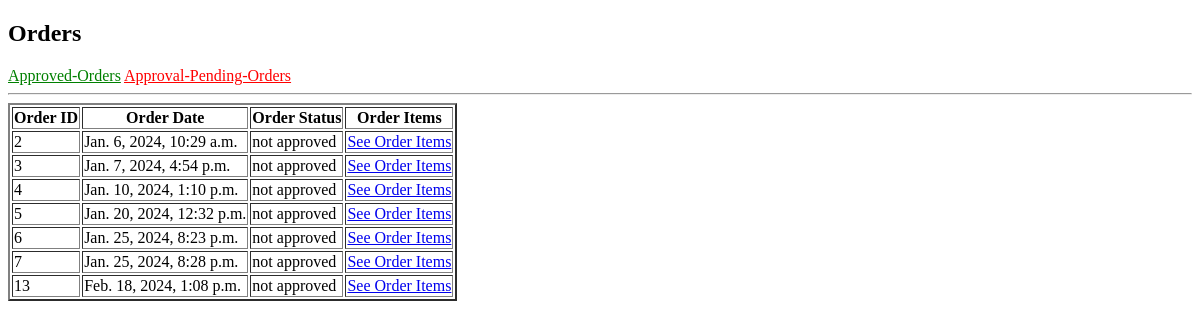
Before: /pending-orders/ with the older database file.
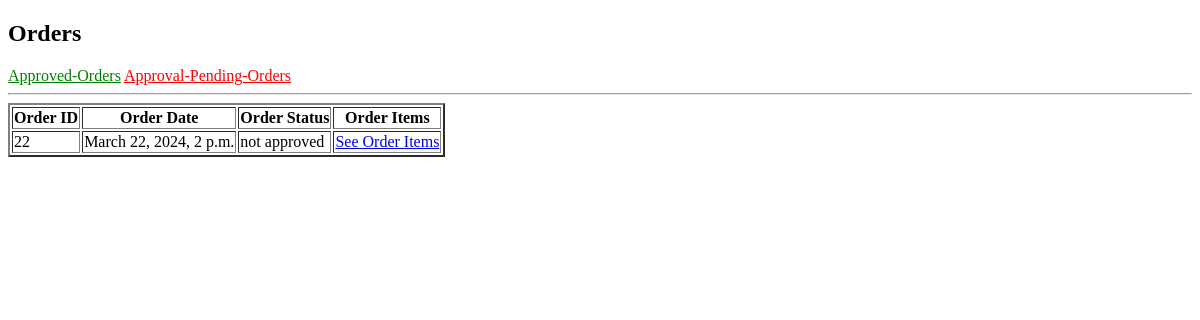
After: the same page with the newer database file.
### home/models.py (models this page shows, shortened)
class Order(models.Model):
    member = models.ForeignKey(Member, on_delete=models.SET_NULL, blank=True, null=True, related_name='member')
    complete = models.BooleanField(default=False, null=True, blank=False)
    date_ordered = models.DateTimeField(auto_now_add=True)
    timeExpiry = models.DateTimeField(auto_now_add=True)
    approval = models.CharField(max_length=20, default='not approved', choices=[('approved', 'Approved'), ('not approved', 'Not Approved')])

### home/views.py (the view)
# urls.py: path('pending-orders/', views.getPendingOrders, name='getPendingOrders'),
def getPendingOrders(request):
   orders = Order.objects.filter(complete=True,approval='not approved')
   context = {'order':orders}
   return render(request,'home/orders.html',context)

### home/templates/home/orders.html (shortened to what this page needs)
{% load static %}
<!DOCTYPE html>
<html lang="en">
<head>
</head>
<body>
    <h2>Orders</h2>
    <section>
        <a href="{% url 'getOrders' %}" style="color: green;">Approved-Orders</a>
        <a href="{% url 'getPendingOrders' %}" style="color: red;">Approval-Pending-Orders</a>
    </section>
    <hr>
    <table border="2">
        <thead>
            <tr>
                <th>Order ID</th>
                <th>Order Date</th>
                <th>Order Status</th>
                <th>Order Items</th>
            </tr>
        </thead>
        <tbody>
            {% for o in order %}
                <tr>
                    <td>{{ o.id }}</td>
                    <td>{{ o.date_ordered }}</td>
                    <td>{{ o.approval }}</td>
                    <td><a href="{{o.id}}">See Order Items</a></td>
                </tr>
            {% endfor %}
        </tbody>
    </table>
</body>
</html>

Changed rows visible on the page:
removed Order: id "2", date_ordered "Jan. 6, 2024, 10:29 a.m.", approval "not approved"
removed Order: id "3", date_ordered "Jan. 7, 2024, 4:54 p.m.", approval "not approved"
removed Order: id "4", date_ordered "Jan. 10, 2024, 1:10 p.m.", approval "not approved"
removed Order: id "5", date_ordered "Jan. 20, 2024, 12:32 p.m.", approval "not approved"
removed Order: id "6", date_ordered "Jan. 25, 2024, 8:23 p.m.", approval "not approved"
removed Order: id "7", date_ordered "Jan. 25, 2024, 8:28 p.m.", approval "not approved"
removed Order: id "13", date_ordered "Feb. 18, 2024, 1:08 p.m.", approval "not approved"
added Order: id "22", date_ordered "March 22, 2024, 2 p.m.", approval "not approved"
